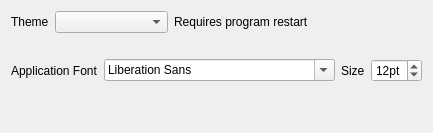
          <widget class="QWidget" name="page">
           <layout class="QVBoxLayout" name="verticalLayout_19">
            <item>
             <layout class="QHBoxLayout" name="horizontalLayout_17">
              <item>
               <widget class="QLabel" name="label_23">
                <property name="text">
                 <string>Theme</string>
                </property>
               </widget>
              </item>
              <item>
               <widget class="QComboBox" name="cbxTheme">
                <property name="sizePolicy">
                 <sizepolicy hsizetype="Expanding" vsizetype="Fixed">
                  <horstretch>0</horstretch>
                  <verstretch>0</verstretch>
                 </sizepolicy>
                </property>
               </widget>
              </item>
              <item>
               <widget class="QLabel" name="label_24">
                <property name="text">
                 <string>Requires program restart</string>
                </property>
               </widget>
              </item>
              <item>
               <spacer name="horizontalSpacer_12">
                <property name="orientation">
                 <enum>Qt::Horizontal</enum>
                </property>
                <property name="sizeHint" stdset="0">
                 <size>
                  <width>40</width>
                  <height>20</height>
                 </size>
                </property>
               </spacer>
              </item>
             </layout>
            </item>
            <item>
             <layout class="QHBoxLayout" name="horizontalLayout_19">
              <property name="topMargin">
               <number>20</number>
              </property>
              <item>
               <widget class="QLabel" name="label_26">
                <property name="text">
                 <string>Application Font</string>
                </property>
               </widget>
              </item>
              <item>
               <widget class="QFontComboBox" name="fontComboBox">
                <property name="sizePolicy">
                 <sizepolicy hsizetype="Expanding" vsizetype="Fixed">
                  <horstretch>0</horstretch>
                  <verstretch>0</verstretch>
                 </sizepolicy>
                </property>
               </widget>
              </item>
              <item>
               <widget class="QLabel" name="label_27">
                <property name="text">
                 <string>Size</string>
                </property>
               </widget>
              </item>
              <item>
               <widget class="QSpinBox" name="spinBoxAppFontSize">
                <property name="suffix">
                 <string>pt</string>
                </property>
                <property name="prefix">
                 <string/>
                </property>
                <property name="minimum">
                 <number>8</number>
                </property>
                <property name="maximum">
                 <number>40</number>
                </property>
                <property name="value">
                 <number>12</number>
                </property>
               </widget>
              </item>
             </layout>
            </item>
            <item>
             <spacer name="verticalSpacer_5">
              <property name="orientation">
               <enum>Qt::Vertical</enum>
              </property>
              <property name="sizeHint" stdset="0">
               <size>
                <width>20</width>
                <height>40</height>
               </size>
              </property>
             </spacer>
            </item>
           </layout>
          </widget>
